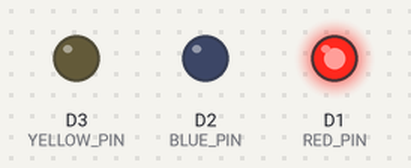
This sketch was run on a simulated ESP8266 (NodeMCU). On the bench: output pins drawn as LEDs (lit = HIGH).

Above: at 0.5 s.
At 1.5 s:
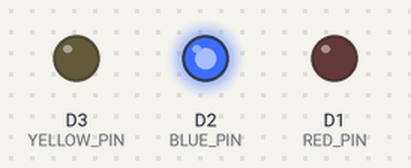
At 5.5 s:
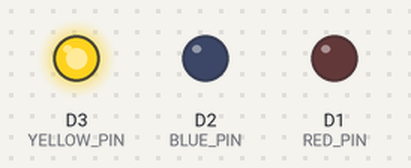
Timing chart, 0 to 6.9 s (numbered marks = the images above):
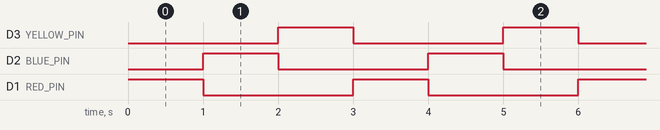

The sketch:

three_LED.ino
```cpp
#define RED_PIN D1
#define BLUE_PIN D2
#define YELLOW_PIN D3

void setup() {
  // put your setup code here, to run once:
  pinMode(RED_PIN, OUTPUT);
  pinMode(BLUE_PIN, OUTPUT);
    pinMode(YELLOW_PIN, OUTPUT);
}

void loop() {
  // put your main code here, to run repeatedly:
  digitalWrite(RED_PIN, HIGH);
  digitalWrite(BLUE_PIN, LOW);
  digitalWrite(YELLOW_PIN, LOW);
  delay(1000);
  digitalWrite(RED_PIN, LOW);
  digitalWrite(BLUE_PIN, HIGH);
  digitalWrite(YELLOW_PIN, LOW);
  delay(1000);
  digitalWrite(RED_PIN, LOW);
  digitalWrite(BLUE_PIN, LOW);
  digitalWrite(YELLOW_PIN, HIGH);
  delay(1000);
}
```

Measured:
- by itself, D3 (YELLOW_PIN), D2 (BLUE_PIN), D1 (RED_PIN): alternates HIGH for 1.0 s and LOW for 2.0 s
- by itself, everything shown: repeats every 3.0 s, in 3 steps
